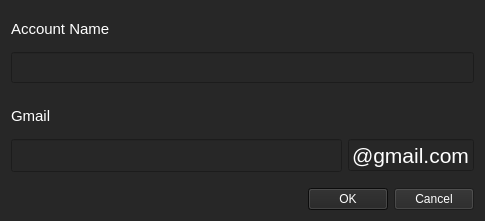
<?xml version="1.0" encoding="UTF-8"?>
<ui version="4.0">
 <class>AddUser_Dialog</class>
 <widget class="QDialog" name="AddUser_Dialog">
  <property name="geometry">
   <rect>
    <x>0</x>
    <y>0</y>
    <width>485</width>
    <height>221</height>
   </rect>
  </property>
  <property name="sizePolicy">
   <sizepolicy hsizetype="Preferred" vsizetype="Fixed">
    <horstretch>0</horstretch>
    <verstretch>0</verstretch>
   </sizepolicy>
  </property>
  <property name="minimumSize">
   <size>
    <width>360</width>
    <height>200</height>
   </size>
  </property>
  <property name="maximumSize">
   <size>
    <width>600</width>
    <height>280</height>
   </size>
  </property>
  <property name="baseSize">
   <size>
    <width>480</width>
    <height>220</height>
   </size>
  </property>
  <property name="font">
   <font>
    <family>Arial</family>
    <pointsize>11</pointsize>
   </font>
  </property>
  <property name="windowTitle">
   <string>Add Uploader</string>
  </property>
  <property name="styleSheet">
   <string notr="true">background-color: rgb(39, 39, 39);
color: rgb(255, 255, 255);
alternate-background-color: rgb(39, 39, 39);
selection-background-color: rgb(15, 15, 15);</string>
  </property>
  <layout class="QVBoxLayout" name="verticalLayout">
   <item>
    <widget class="QLabel" name="label">
     <property name="sizePolicy">
      <sizepolicy hsizetype="Minimum" vsizetype="Minimum">
       <horstretch>0</horstretch>
       <verstretch>0</verstretch>
      </sizepolicy>
     </property>
     <property name="font">
      <font>
       <family>Arial</family>
       <pointsize>11</pointsize>
      </font>
     </property>
     <property name="text">
      <string>Account Name</string>
     </property>
    </widget>
   </item>
   <item>
    <widget class="QLineEdit" name="Account_textbox">
     <property name="font">
      <font>
       <family>Arial</family>
       <pointsize>14</pointsize>
      </font>
     </property>
    </widget>
   </item>
   <item>
    <spacer name="verticalSpacer">
     <property name="orientation">
      <enum>Qt::Vertical</enum>
     </property>
     <property name="sizeType">
      <enum>QSizePolicy::Fixed</enum>
     </property>
     <property name="sizeHint" stdset="0">
      <size>
       <width>20</width>
       <height>10</height>
      </size>
     </property>
    </spacer>
   </item>
   <item>
    <widget class="QLabel" name="label_2">
     <property name="sizePolicy">
      <sizepolicy hsizetype="Minimum" vsizetype="Minimum">
       <horstretch>0</horstretch>
       <verstretch>0</verstretch>
      </sizepolicy>
     </property>
     <property name="font">
      <font>
       <family>Arial</family>
       <pointsize>11</pointsize>
      </font>
     </property>
     <property name="text">
      <string>Gmail</string>
     </property>
     <property name="textFormat">
      <enum>Qt::AutoText</enum>
     </property>
    </widget>
   </item>
   <item>
    <layout class="QHBoxLayout" name="horizontalLayout">
     <item>
      <widget class="QLineEdit" name="Gmail_textbox">
       <property name="sizePolicy">
        <sizepolicy hsizetype="Expanding" vsizetype="Fixed">
         <horstretch>0</horstretch>
         <verstretch>0</verstretch>
        </sizepolicy>
       </property>
       <property name="font">
        <font>
         <family>Arial</family>
         <pointsize>16</pointsize>
        </font>
       </property>
      </widget>
     </item>
     <item>
      <widget class="QLineEdit" name="lineEdit_3">
       <property name="sizePolicy">
        <sizepolicy hsizetype="Fixed" vsizetype="Fixed">
         <horstretch>0</horstretch>
         <verstretch>0</verstretch>
        </sizepolicy>
       </property>
       <property name="minimumSize">
        <size>
         <width>126</width>
         <height>32</height>
        </size>
       </property>
       <property name="maximumSize">
        <size>
         <width>126</width>
         <height>32</height>
        </size>
       </property>
       <property name="baseSize">
        <size>
         <width>126</width>
         <height>32</height>
        </size>
       </property>
       <property name="font">
        <font>
         <family>Arial</family>
         <pointsize>16</pointsize>
        </font>
       </property>
       <property name="cursor">
        <cursorShape>IBeamCursor</cursorShape>
       </property>
       <property name="focusPolicy">
        <enum>Qt::NoFocus</enum>
       </property>
       <property name="text">
        <string>@gmail.com</string>
       </property>
       <property name="maxLength">
        <number>10</number>
       </property>
       <property name="alignment">
        <set>Qt::AlignRight|Qt::AlignTrailing|Qt::AlignVCenter</set>
       </property>
       <property name="readOnly">
        <bool>true</bool>
       </property>
      </widget>
     </item>
    </layout>
   </item>
   <item>
    <spacer name="verticalSpacer_2">
     <property name="orientation">
      <enum>Qt::Vertical</enum>
     </property>
     <property name="sizeType">
      <enum>QSizePolicy::Fixed</enum>
     </property>
     <property name="sizeHint" stdset="0">
      <size>
       <width>20</width>
       <height>10</height>
      </size>
     </property>
    </spacer>
   </item>
   <item>
    <widget class="QDialogButtonBox" name="buttonBox">
     <property name="font">
      <font>
       <family>Arial</family>
       <pointsize>11</pointsize>
      </font>
     </property>
     <property name="styleSheet">
      <string notr="true">color: rgb(255, 255, 255);</string>
     </property>
     <property name="orientation">
      <enum>Qt::Horizontal</enum>
     </property>
     <property name="standardButtons">
      <set>QDialogButtonBox::Cancel|QDialogButtonBox::Ok</set>
     </property>
    </widget>
   </item>
  </layout>
 </widget>
 <resources/>
 <connections>
  <connection>
   <sender>buttonBox</sender>
   <signal>accepted()</signal>
   <receiver>AddUser_Dialog</receiver>
   <slot>accept()</slot>
   <hints>
    <hint type="sourcelabel">
     <x>248</x>
     <y>254</y>
    </hint>
    <hint type="destinationlabel">
     <x>157</x>
     <y>274</y>
    </hint>
   </hints>
  </connection>
  <connection>
   <sender>buttonBox</sender>
   <signal>rejected()</signal>
   <receiver>AddUser_Dialog</receiver>
   <slot>reject()</slot>
   <hints>
    <hint type="sourcelabel">
     <x>316</x>
     <y>260</y>
    </hint>
    <hint type="destinationlabel">
     <x>286</x>
     <y>274</y>
    </hint>
   </hints>
  </connection>
 </connections>
</ui>
